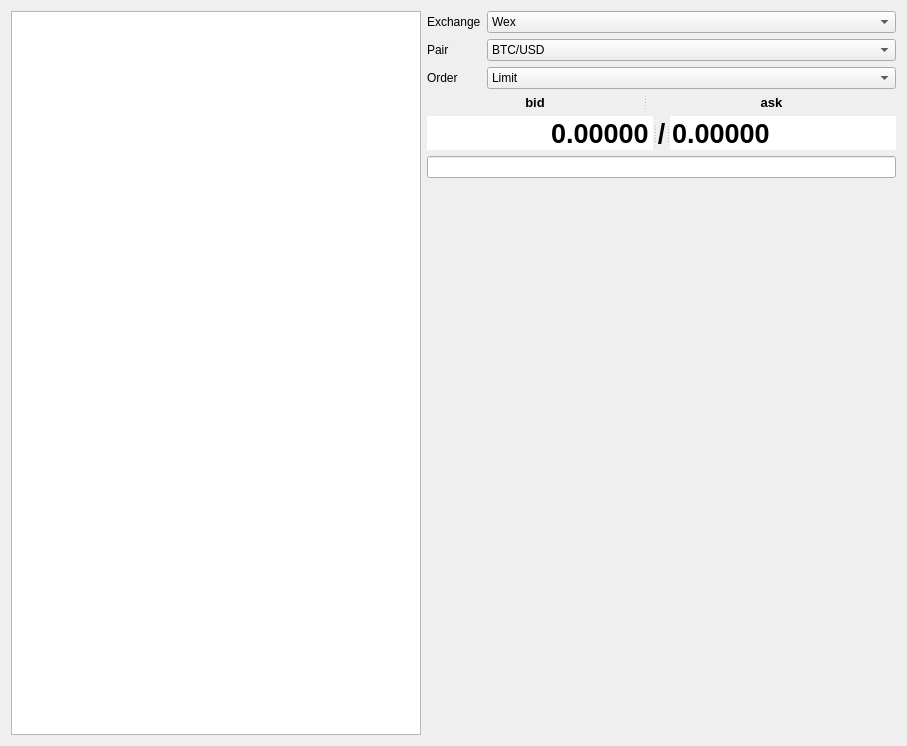
<?xml version="1.0" encoding="UTF-8"?>
<ui version="4.0">
 <class>GuiOpenPosition</class>
 <widget class="QWidget" name="GuiOpenPosition">
  <property name="geometry">
   <rect>
    <x>0</x>
    <y>0</y>
    <width>907</width>
    <height>746</height>
   </rect>
  </property>
  <property name="windowTitle">
   <string>GuiOpenPosition</string>
  </property>
  <layout class="QGridLayout" name="gridLayout">
   <item row="4" column="1" colspan="2">
    <widget class="QSplitter" name="splitter">
     <property name="orientation">
      <enum>Qt::Horizontal</enum>
     </property>
     <widget class="QDoubleSpinBox" name="priceBid">
      <property name="font">
       <font>
        <pointsize>20</pointsize>
        <weight>75</weight>
        <bold>true</bold>
       </font>
      </property>
      <property name="frame">
       <bool>false</bool>
      </property>
      <property name="alignment">
       <set>Qt::AlignRight|Qt::AlignTrailing|Qt::AlignVCenter</set>
      </property>
      <property name="readOnly">
       <bool>true</bool>
      </property>
      <property name="buttonSymbols">
       <enum>QAbstractSpinBox::NoButtons</enum>
      </property>
      <property name="decimals">
       <number>5</number>
      </property>
      <property name="maximum">
       <double>9999999.000000000000000</double>
      </property>
     </widget>
     <widget class="QLabel" name="separator">
      <property name="sizePolicy">
       <sizepolicy hsizetype="Minimum" vsizetype="Preferred">
        <horstretch>0</horstretch>
        <verstretch>0</verstretch>
       </sizepolicy>
      </property>
      <property name="maximumSize">
       <size>
        <width>25</width>
        <height>16777215</height>
       </size>
      </property>
      <property name="font">
       <font>
        <pointsize>20</pointsize>
        <weight>75</weight>
        <bold>true</bold>
       </font>
      </property>
      <property name="text">
       <string>/</string>
      </property>
      <property name="alignment">
       <set>Qt::AlignCenter</set>
      </property>
     </widget>
     <widget class="QDoubleSpinBox" name="priceAsk">
      <property name="font">
       <font>
        <pointsize>20</pointsize>
        <weight>75</weight>
        <bold>true</bold>
       </font>
      </property>
      <property name="frame">
       <bool>false</bool>
      </property>
      <property name="readOnly">
       <bool>true</bool>
      </property>
      <property name="buttonSymbols">
       <enum>QAbstractSpinBox::NoButtons</enum>
      </property>
      <property name="decimals">
       <number>5</number>
      </property>
      <property name="maximum">
       <double>9999999.000000000000000</double>
      </property>
     </widget>
    </widget>
   </item>
   <item row="3" column="1" colspan="2">
    <widget class="QSplitter" name="splitterPriceLabel">
     <property name="sizePolicy">
      <sizepolicy hsizetype="Expanding" vsizetype="Maximum">
       <horstretch>0</horstretch>
       <verstretch>0</verstretch>
      </sizepolicy>
     </property>
     <property name="orientation">
      <enum>Qt::Horizontal</enum>
     </property>
     <widget class="QLabel" name="labelBid">
      <property name="font">
       <font>
        <pointsize>10</pointsize>
        <weight>75</weight>
        <bold>true</bold>
       </font>
      </property>
      <property name="text">
       <string>bid</string>
      </property>
      <property name="alignment">
       <set>Qt::AlignCenter</set>
      </property>
     </widget>
     <widget class="QLabel" name="labelAsk">
      <property name="font">
       <font>
        <pointsize>10</pointsize>
        <weight>75</weight>
        <bold>true</bold>
       </font>
      </property>
      <property name="text">
       <string>ask</string>
      </property>
      <property name="alignment">
       <set>Qt::AlignCenter</set>
      </property>
     </widget>
    </widget>
   </item>
   <item row="7" column="1" colspan="2">
    <spacer name="verticalSpacer">
     <property name="orientation">
      <enum>Qt::Vertical</enum>
     </property>
     <property name="sizeHint" stdset="0">
      <size>
       <width>20</width>
       <height>40</height>
      </size>
     </property>
    </spacer>
   </item>
   <item row="6" column="1" colspan="2">
    <layout class="QVBoxLayout" name="layoutOrder"/>
   </item>
   <item row="2" column="2">
    <widget class="QComboBox" name="orderType">
     <item>
      <property name="text">
       <string>Limit</string>
      </property>
     </item>
     <item>
      <property name="text">
       <string>Market</string>
      </property>
     </item>
    </widget>
   </item>
   <item row="5" column="1" colspan="2">
    <widget class="QLineEdit" name="errorLine">
     <property name="readOnly">
      <bool>true</bool>
     </property>
    </widget>
   </item>
   <item row="0" column="1">
    <widget class="QLabel" name="labelExchange">
     <property name="text">
      <string>Exchange</string>
     </property>
    </widget>
   </item>
   <item row="2" column="1">
    <widget class="QLabel" name="labelOrder">
     <property name="text">
      <string>Order</string>
     </property>
    </widget>
   </item>
   <item row="0" column="2">
    <widget class="QComboBox" name="exchange">
     <property name="sizePolicy">
      <sizepolicy hsizetype="MinimumExpanding" vsizetype="Fixed">
       <horstretch>0</horstretch>
       <verstretch>0</verstretch>
      </sizepolicy>
     </property>
     <item>
      <property name="text">
       <string>Wex</string>
      </property>
     </item>
    </widget>
   </item>
   <item row="1" column="2">
    <widget class="QComboBox" name="pair">
     <item>
      <property name="text">
       <string>BTC/USD</string>
      </property>
     </item>
     <item>
      <property name="text">
       <string>LTC/USD</string>
      </property>
     </item>
     <item>
      <property name="text">
       <string>ETH/USD</string>
      </property>
     </item>
    </widget>
   </item>
   <item row="1" column="1">
    <widget class="QLabel" name="labelPair">
     <property name="text">
      <string>Pair</string>
     </property>
    </widget>
   </item>
   <item row="0" column="0" rowspan="8">
    <widget class="QTableView" name="balance"/>
   </item>
  </layout>
 </widget>
 <layoutdefault spacing="6" margin="11"/>
 <resources/>
 <connections/>
</ui>
